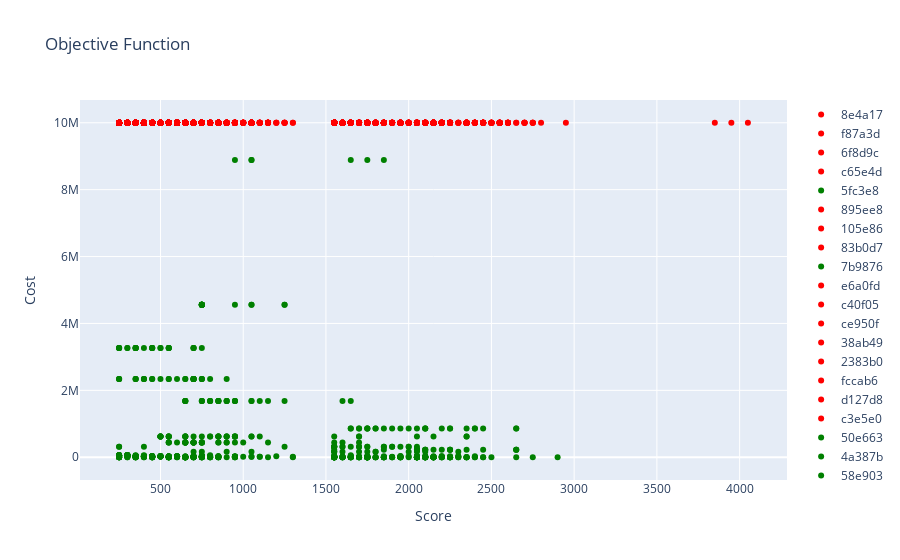

Notebook cell for this chart:
### Code cell
fig = go.Figure()
for i in sorted_pnr:
#     print(i)
    f_id=i['flight_id']
    flight_id,cabin_id,cost=obj(alt_flight[f_id]['n_flights'],alt_flight[f_id]['c_flights'],i)
#     break
#     print(flight_id)
#     print(cabin_id)
    if(len(flight_id)==2):
        allocated[i['pnr']]=[flight_id,cabin_id,cost]
        used_seat[flight_id[0]][cabin_id[0]]+=i['pax']
        used_seat[flight_id[1]][cabin_id[1]]+=i['pax']
    elif(flight_id[0]!=-1):
        allocated[i['pnr']]=[[flight_id[0]],[cabin_id[0]],cost]
        used_seat[flight_id[0]][cabin_id[0]]+=i['pax']
        
    if(flight_id[0]==-1):
        fig.add_trace(go.Scatter(x=[i['score']], y=[1e7], mode='markers', name=i['pnr'], marker=dict(color='red')))
    else:
        fig.add_trace(go.Scatter(x=[i['score']], y=[cost], mode='markers', name=i['pnr'], marker=dict(color='green')))
    fig.update_layout(title='Objective Function',xaxis_title='Score',yaxis_title='Cost')
fig.show()
